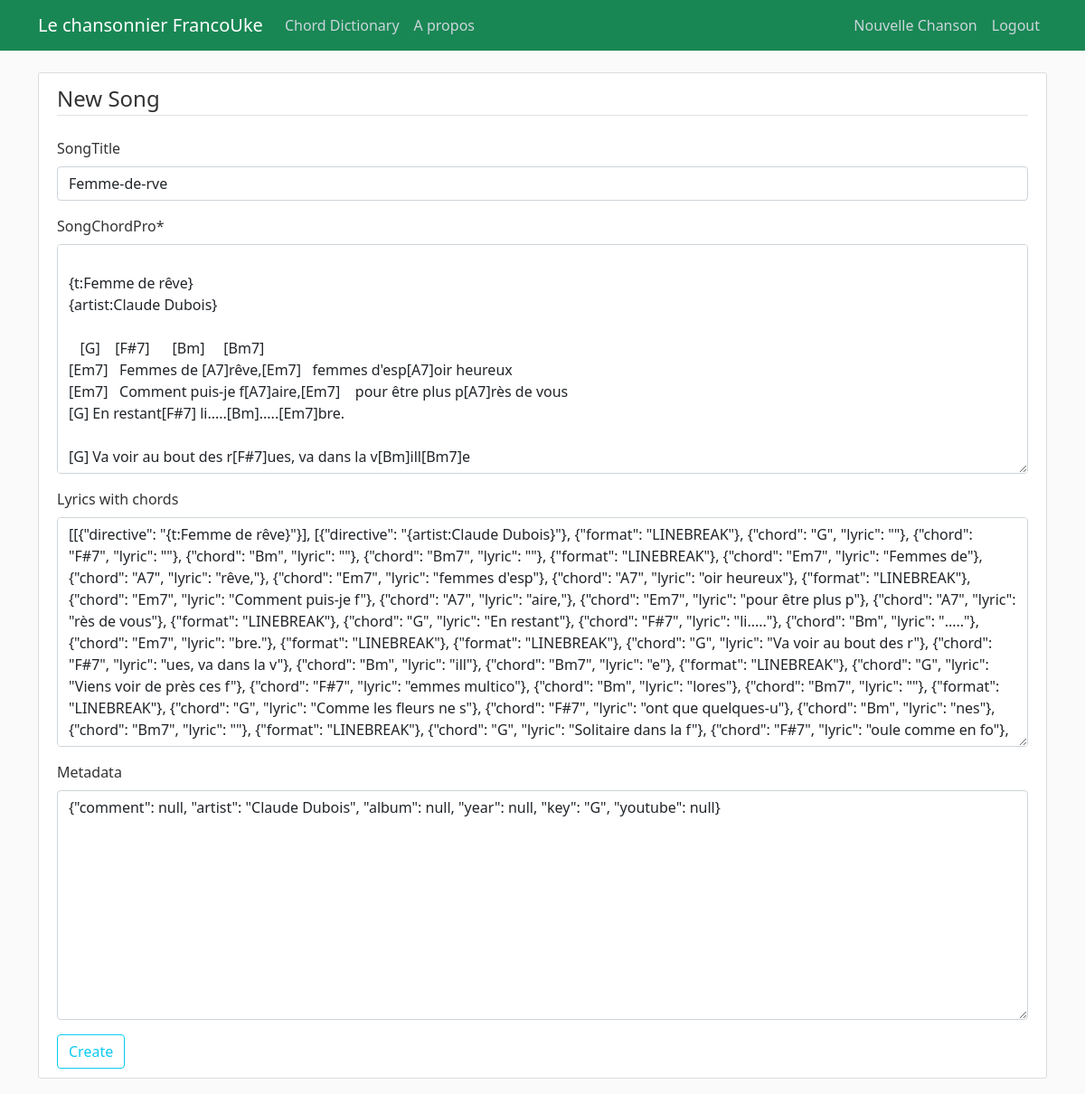
Before: /song/335/update/ (signed in) with the older database file.
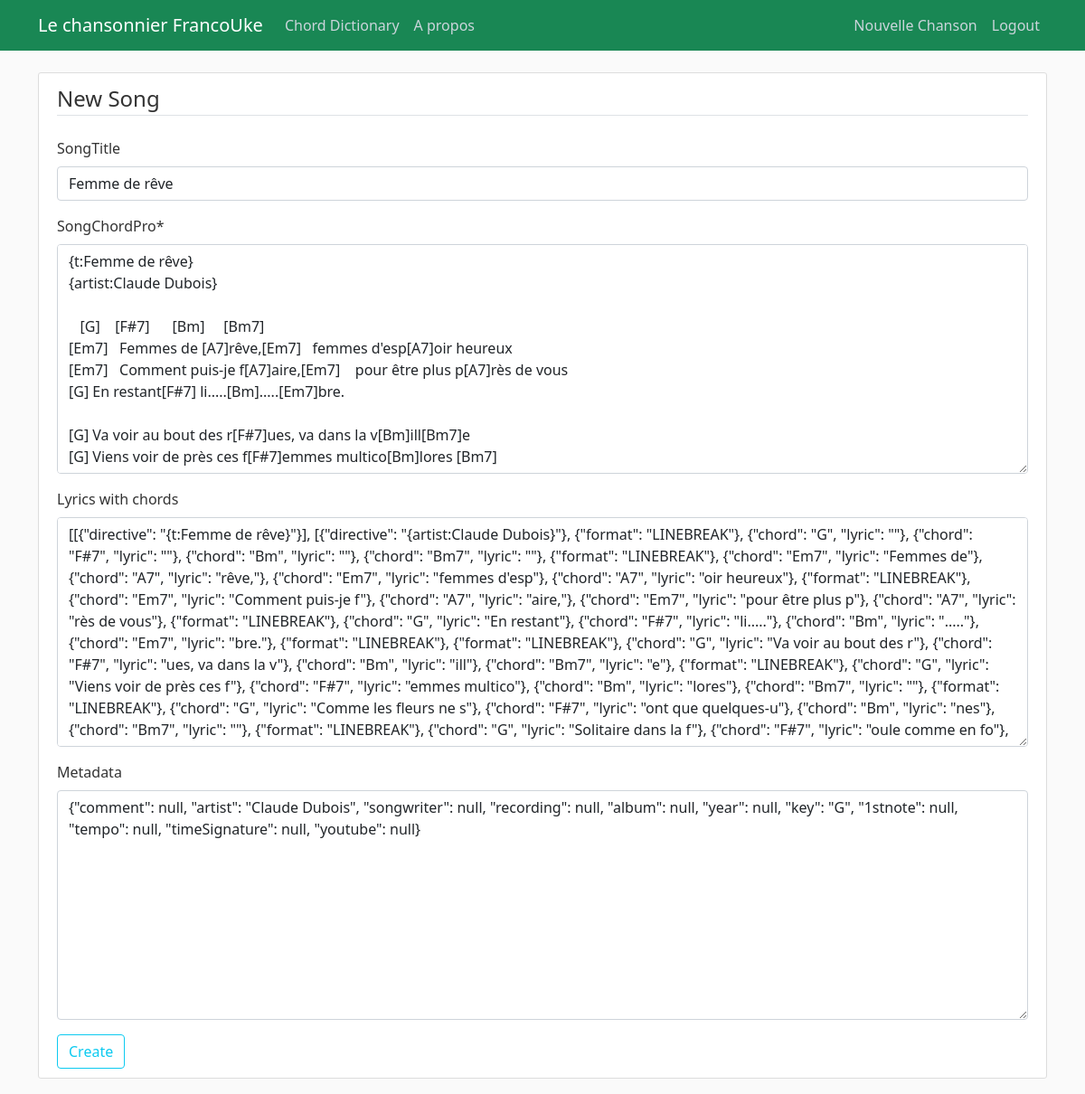
After: the same page with the newer database file.
### songbook/models.py (models this page shows, shortened)
class Song(models.Model):
    songTitle = models.CharField(max_length=100, blank=True, null=True)
    songChordPro = models.TextField()  # Original
    lyrics_with_chords = models.JSONField(null=True, blank=True)
    metadata = models.JSONField(blank=True, null=True)  # Stores metadata as JSON
    date_posted = models.DateField(default=timezone.now)
    contributor = models.ForeignKey(User, on_delete=models.CASCADE)
    abc_notation = models.TextField(blank=True, null=True, help_text="Optional ABC notation for this song.")
    tags = TaggableManager(blank=True)

### songbook/views.py (the view, shortened to what this page needs)
# urls.py: path('song/<int:pk>/update/', SongUpdateView.as_view(), name='song-update'),
class SongUpdateView(LoginRequiredMixin, UpdateView):
    model = Song
    fields = ['songTitle', 'songChordPro', 'lyrics_with_chords', 'metadata','tags']
    success_url = reverse_lazy('songbook-home')  # Redirect after success
    def get_object(self, queryset=None):
        obj = super().get_object(queryset)
        if obj.contributor != self.request.user:
            raise PermissionDenied("You do not have permission to edit this song.")
        return obj

### songbook/templates/songbook/song_form.html (shortened to what this page needs)
{% extends "songbook/base.html" %}
{% load crispy_forms_tags %}
{% block content %}
    <div class="content-section">
        <form method="POST">
            <fieldset class="form-group">
                <legend class="border-bottom mb-4">New Song</legend>
                {{ form|crispy }}
            </fieldset>
            <div class="form-group">
                <button class="btn btn-outline-info" type="submit">Create</button>
            </div>
        </form>
    </div>
{% endblock content %}

Changed rows visible on the page:
changed Song: songTitle "Femme-de-rve" → "Femme de rêve"; metadata "{\"comment\": null, \"artist\": \"Claude Dubois\", \"album\": null, \"year\": null, \"key\": \"G\", \"youtube\": null}" → "…null, \"artist\": \"Claude Dubois\", \"songwriter\": null, \"recording\": null, \"album\": null, \"year\": null, \"key\": \"G\", \"1stnote\": null, \"tempo\": null, \"timeSignature\": null, \"youtube\": null}"
